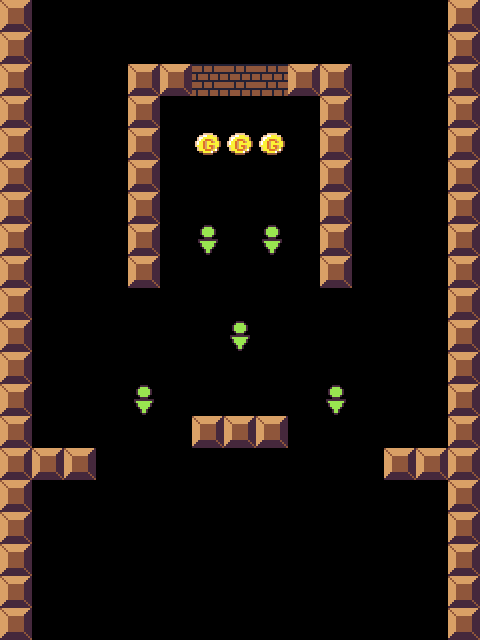

This is a level from a 2D game, rendered from its Tiled map with the project's own tilesets. A one-line summary and the complete map file follow:
An orthogonal 15x20 tile map with 32x32 px tiles, 1 tile layer (object).

<map version="1.0" orientation="orthogonal" renderorder="right-down" width="15" height="20" tilewidth="32" tileheight="32" nextobjectid="1">
 <tileset firstgid="1" name="tileset" tilewidth="32" tileheight="32" tilecount="64" columns="8">
  <image source="tileset.png" width="256" height="256" />
 </tileset>
 <layer name="object" width="15" height="20">
  <data encoding="csv">
1,0,0,0,0,0,0,0,0,0,0,0,0,0,1,
1,0,0,0,0,0,0,0,0,0,0,0,0,0,1,
1,0,0,0,1,1,2,2,2,1,1,0,0,0,1,
1,0,0,0,1,0,0,0,0,0,1,0,0,0,1,
1,0,0,0,1,0,10,10,10,0,1,0,0,0,1,
1,0,0,0,1,0,0,0,0,0,1,0,0,0,1,
1,0,0,0,1,0,0,0,0,0,1,0,0,0,1,
1,0,0,0,1,0,9,0,9,0,1,0,0,0,1,
1,0,0,0,1,0,0,0,0,0,1,0,0,0,1,
1,0,0,0,0,0,0,0,0,0,0,0,0,0,1,
1,0,0,0,0,0,0,9,0,0,0,0,0,0,1,
1,0,0,0,0,0,0,0,0,0,0,0,0,0,1,
1,0,0,0,9,0,0,0,0,0,9,0,0,0,1,
1,0,0,0,0,0,1,1,1,0,0,0,0,0,1,
1,1,1,0,0,0,0,0,0,0,0,0,1,1,1,
1,0,0,0,0,0,0,0,0,0,0,0,0,0,1,
1,0,0,0,0,0,0,0,0,0,0,0,0,0,1,
1,0,0,0,0,0,0,0,0,0,0,0,0,0,1,
1,0,0,0,0,0,0,0,0,0,0,0,0,0,1,
1,0,0,0,0,0,0,0,0,0,0,0,0,0,1
</data>
 </layer>
</map>
